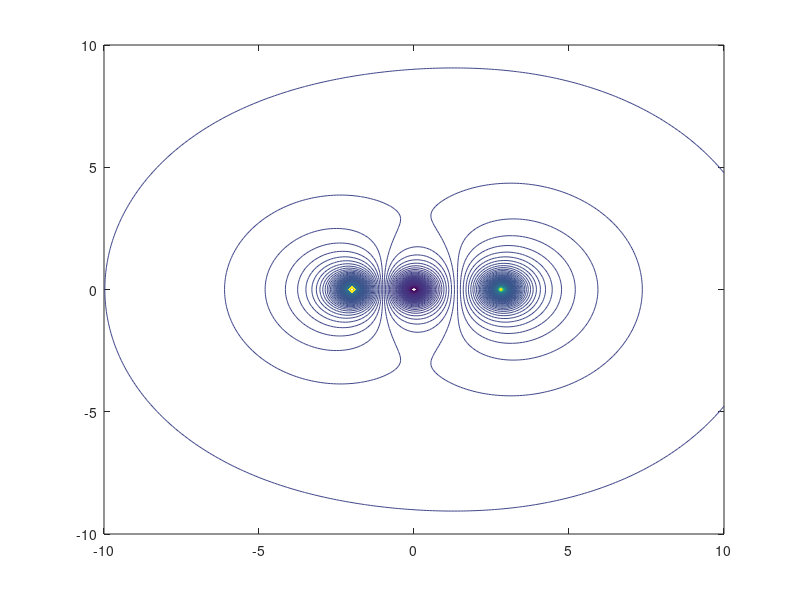

Write the MATLAB code that produced this figure.
%potencial y campo eléctrico de una disribución de cargas puntuales
%se establece como métrica K=1

x1=-10:0.1:10;
[x,y]=meshgrid(x1);
q1=1;
q2=-1;
q3=1;
a=2;
f=@(x,y)(q1./sqrt((x+a).^2+(y).^2));
g=@(x,y)(q2./sqrt((x).^2+(y).^2));
h=@(x,y)(q3./sqrt((x-sqrt(2)*a).^2+(y).^2));

v=@(x,y)(f(x,y)+g(x,y)+h(x,y));

axis([-7 7 -7 7])
contour(x,y,v(x,y),500)
